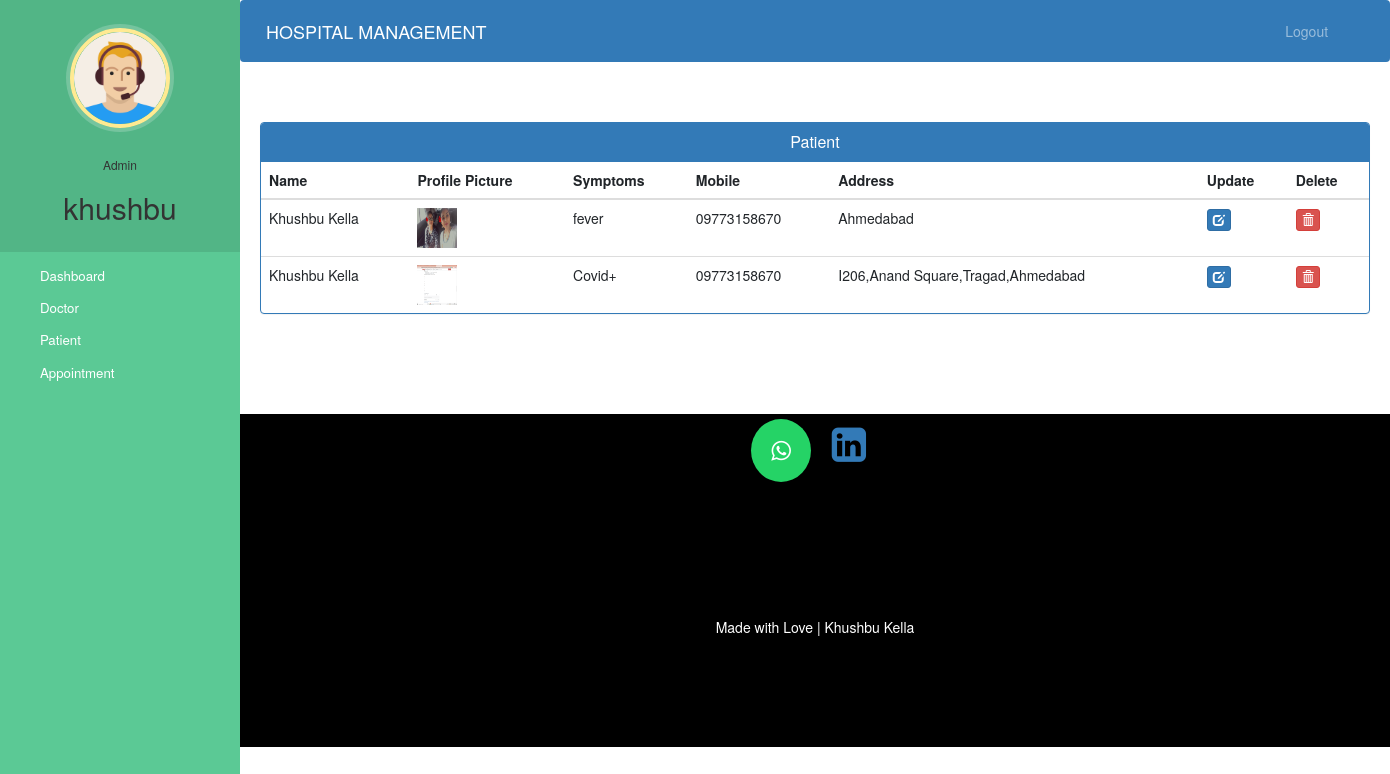
The page /admin-view-patient (signed in) on the database its author committed.
### hospital/models.py (models this page shows, shortened)
class Patient(models.Model):
    user=models.OneToOneField(User,on_delete=models.CASCADE)
    profile_pic= models.ImageField(upload_to='profile_pic/PatientProfilePic/',null=True,blank=True)
    address = models.CharField(max_length=40)
    mobile = models.CharField(max_length=20,null=False)
    symptoms = models.CharField(max_length=100,null=False)
    assignedDoctorId = models.PositiveIntegerField(null=True)
    admitDate=models.DateField(auto_now=True)
    status=models.BooleanField(default=False)
    @property
    def get_name(self):
        return self.user.first_name+" "+self.user.last_name

### hospital/views.py (the view)
# urls.py: path('admin-view-patient', views.admin_view_patient_view,name='admin-view-patient'),
@login_required(login_url='adminlogin')
@user_passes_test(is_admin)
def admin_view_patient_view(request):
    patients=models.Patient.objects.all().filter(status=True)
    return render(request,'hospital/admin_view_patient.html',{'patients':patients})

### hospital/views.py (called while the page is built)
def is_admin(user):
    return user.groups.filter(name='ADMIN').exists()

### templates/hospital/admin_view_patient.html (shortened to what this page needs)
{% extends 'hospital/admin_base.html' %}
{% block content %}
{%load static%}
<head>
  <link href="//netdna.bootstrapcdn.com/bootstrap/3.0.0/css/bootstrap.min.css" rel="stylesheet" id="bootstrap-css">
</head>
<div class="container">
  <div class="panel panel-primary">
    <div class="panel-heading">
      <h6 class="panel-title">Patient</h6>
    </div>
    <table class="table table-hover" id="dev-table">
      <thead>
        <tr>
          <th>Name</th>
          <th>Profile Picture</th>
          <th>Symptoms</th>
          <th>Mobile</th>
          <th>Address</th>
          <th>Update</th>
          <th>Delete</th>
        </tr>
      </thead>
      {% for p in patients %}
      <tr>
        <td> {{p.get_name}}</td>
        <td> <img src="{% static p.profile_pic.url %}" alt="Profile Pic" height="40px" width="40px" /></td>
        <td>{{p.symptoms}}</td>
        <td>{{p.mobile}}</td>
        <td>{{p.address}}</td>
        <td><a class="btn btn-primary btn-xs" href="{% url 'update-patient' p.id  %}"><span class="glyphicon glyphicon-edit"></span></a></td>
        <td><a class="btn btn-danger btn-xs" href="{% url 'delete-patient-from-hospital' p.id  %}"><span class="glyphicon glyphicon-trash"></span></a></td>
      </tr>
      {% endfor %}
    </table>
  </div>
</div>
{% endblock content %}

### templates/hospital/admin_base.html (shortened to what this page needs)
<!DOCTYPE html>
{% load static %}
<html lang="en">
<head>
  <link rel="stylesheet" href="https://stackpath.bootstrapcdn.com/bootstrap/4.3.1/css/bootstrap.min.css">
  <link rel="stylesheet" href="https://maxcdn.bootstrapcdn.com/font-awesome/4.7.0/css/font-awesome.min.css">
  <link rel="stylesheet" href="{% static '/style.css' %}">
</head>
<body>
  <nav class="menu" tabindex="0">
    <header class="avatar">
      <img src="{% static "images/adminpropic.png" %}" />
      <br><br>
      <h6>Admin</h6>
      <h2>{{request.user.first_name}}</h2>
    </header>
    <ul>
      <li tabindex="0" class="icon-dashboard"> <a style="color:white; text-decoration:none;" href="/admin-dashboard"><span>Dashboard</span></a> </li>
      <li tabindex="0" class="icon-customers"> <a style="color:white; text-decoration:none;" href="/admin-doctor"><span>Doctor</span></a></li>
      <li tabindex="0" class="icon-users"> <a style="color:white; text-decoration:none;" href="/admin-patient"><span>Patient</span></a></li>
      <li tabindex="0" class="icon-calendar"> <a style="color:white; text-decoration:none;" href="/admin-appointment"><span>Appointment</span></a></li>
    </ul>
  </nav>
  <main>
    <div class="bs-example">
      <nav class="navbar navbar-expand-md  navbar-dark fixed-top" style="background:#337AB7;">
        <a href="/admin-dashboard" class="navbar-brand">HOSPITAL MANAGEMENT</a>
        <div class="collapse navbar-collapse justify-content-between" id="navbarCollapse">
          <div class="navbar-nav" style=" margin-left: 90%;">
            <a href="/logout" class="nav-item nav-link">Logout</a>
          </div>
        </div>
      </nav>
    </div>
    <br><br>
    {% block content %}
    {% endblock content %}
    <br><br><br><br>
    <footer>
      <p>
        <a id="ftr" href="https://api.whatsapp.com/send?phone=919773158670" class="fa fa-whatsapp"></a>
        <a href="https://www.linkedin.com/in/khushbu-kella/" class="fa fa-linkedin-square" style="font-size:40px"></a>
      </p>
      <br>
      <div class="container">
        <div class="row">
          <div class="col-md-12 col-sm-12">
            <div style="color:#ffffff;" class="wow fadeInUp footer-copyright">
              <p>Made with Love | Khushbu Kella
            </div>
          </div>
        </div>
      </div>
    </footer>
  </main>
</body>
</html>

### static/style.css (style rules this page uses)
body { padding-left: 240px; }
main { position: relative; height: 100vh; }
.menu { background: #5bc995; height: 100vh; width: 240px; position: fixed; top: 0px; left: 0; z-index: 5; outline: none; }
.menu .avatar { background: rgba(0, 0, 0, 0.1); padding: 2em 0.5em; text-align: center; }
.menu .avatar img { width: 100px; border-radius: 50%; overflow: hidden; border: 4px solid #ffea92; box-shadow: 0 0 0 4px rgba(255, 255, 255, 0.2); }
.menu .avatar h2 { font-weight: normal; margin-bottom: 0; }
.menu ul { list-style: none; padding: 0.5em 0; margin: 0; }
.menu ul li { padding: 0.5em 1em 0.5em 3em; font-size: 0.95em; font-weight: regular; background-repeat: no-repeat; background-position: left 15px center; background-size: auto 20px; transition: all 0.15s linear; cursor: pointer; }
.menu ul li.icon-dashboard { background-image: url("http://www.entypo.com/images//gauge.svg"); }
.menu ul li.icon-customers { background-image: url("http://www.entypo.com/images//briefcase.svg"); }
.menu ul li.icon-users { background-image: url("http://www.entypo.com/images//users.svg"); }
.menu ul li.icon-calendar { background-image: url("http://www.entypo.com/images//calendar.svg"); }

### templates/hospital/admin_base.html (style rules this page uses)
a:link { text-decoration: none; }
a { color: white; }
footer { padding: 0px 0px 0px 0px; background-color: black; margin: 0px; }
#ftr { padding: 20px; }
.fa { font-size: 23px; width: 60px; text-align: center; text-decoration: none; margin: 5px 2px; border-radius: 50%; }
.fa-whatsapp { background: #25d366; color: white; }
p { text-align: center; }
body { padding-left: 240px; }
main { position: relative; height: 100vh; }
.menu { background: #5bc995; height: 100vh; width: 240px; position: fixed; top: 0px; left: 0; z-index: 5; outline: none; }
.menu .avatar { background: rgba(0, 0, 0, 0.1); padding: 2em 0.5em; text-align: center; }
.menu .avatar img { width: 100px; border-radius: 50%; overflow: hidden; border: 4px solid #ffea92; box-shadow: 0 0 0 4px rgba(255, 255, 255, 0.2); }
.menu .avatar h2 { font-weight: normal; margin-bottom: 0; }
.menu ul { list-style: none; padding: 0.5em 0; margin: 0; }
.menu ul li { padding: 0.5em 1em 0.5em 3em; font-size: 0.95em; font-weight: regular; background-repeat: no-repeat; background-position: left 15px center; background-size: auto 20px; transition: all 0.15s linear; cursor: pointer; }
.menu ul li.icon-dashboard { background-image: url("http://www.entypo.com/images//gauge.svg"); }
.menu ul li.icon-customers { background-image: url("http://www.entypo.com/images//briefcase.svg"); }
.menu ul li.icon-users { background-image: url("http://www.entypo.com/images//users.svg"); }
.menu ul li.icon-calendar { background-image: url("http://www.entypo.com/images//calendar.svg"); }

### templates/hospital/admin_view_patient.html (style rules this page uses)
a:link { text-decoration: none; }
h6 { text-align: center; }
.row { margin: 100px; }

### rows shown on the page
Patient: get_name "Khushbu Kella", profile_pic (picture), symptoms "fever", mobile "09773158670", address "Ahmedabad"
Patient: get_name "Khushbu Kella", profile_pic (picture), symptoms "Covid+", mobile "09773158670", address "I206,Anand Square,Tragad,Ahmedabad"

### other values the page prints
{{ request.user.first_name }} "khushbu"
